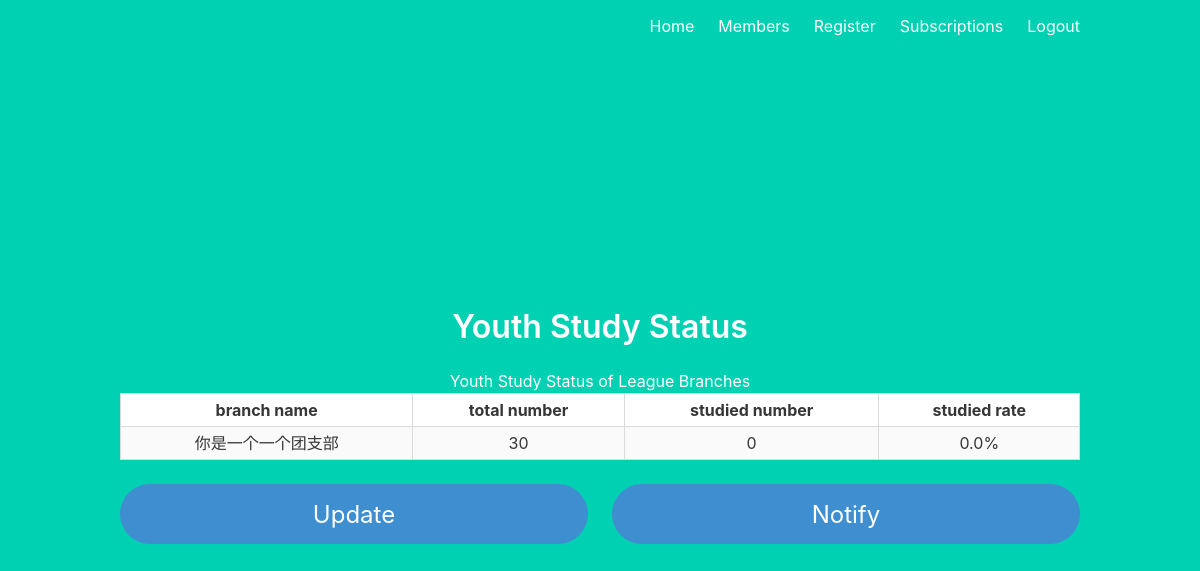
Page /admin/members (signed in) on the committed database.
### models.py (models this page shows, shortened)
class YouthLeagueBranch(db.Model):
    __tablename__ = 'youth_league_branch'
    id = db.Column(db.Integer, primary_key=True)
    users = db.relationship('User', backref='youth_league_branch', lazy=True)
    real_name = db.Column(db.String(20), unique=True, nullable=False)
    email_address = db.Column(db.String(100), unique=True, nullable=False)
    phone_number = db.Column(db.String(11), unique=True, nullable=False)
    password_hash = db.Column(db.String(256), nullable=False)
    num_finished = db.Column(db.Integer, default=0, nullable=False)
    updated_at = db.Column(db.DateTime(timezone=False), default=datetime.datetime.utcnow(), onupdate=datetime.datetime.utcnow())
    tags = db.relationship('Subscription', secondary=subscriptions2, lazy='subquery', backref=db.backref('branches', lazy=True))
    role_id = db.Column(db.Integer, db.ForeignKey('role.id'), nullable=False)
    admin_id = db.Column(db.Integer, db.ForeignKey('system_admin.id'), nullable=False)
    login_link = db.Column(db.String(400), default=config.login_link)
    data_link = db.Column(db.String(400), default=config.data_link)

### admin.py (the view)
@admin.route('/admin/members')
@admin_required
def members():
    branches = get_branches()
    for branch in branches:
        print(branch.users)
    return render_template('admin/members.html', branches=get_branches())

### admin.py (called while the page is built)
def get_branches():
    return SystemAdmin.query.filter_by(id=int(session['admin_id'])).first().youth_league_branches

### auth.py (called while the page is built)
def admin_required(view):
    @functools.wraps(view)
    def wrapped_view(**kwargs):
        if 'admin_id' not in session.keys() or session['admin_id'] is None or 'role_id' not in session.keys() or session['role_id'] != 3:
            return render_template('error.html', error='Admin required',
                                   info='You do not have the right as administrator'), 404
        return view(**kwargs)
    return wrapped_view

### models.py (called while the page is built)
    def __repr__(self):
        return '<User %r>' % self.real_name

### templates/admin/members.html (shortened to what this page needs)
{% extends 'base.html' %}
{% block content %}
    <h1 class="title">
    Youth Study Status
    </h1>
    <table class="table is-bordered is-striped is-narrow is-hoverable is-fullwidth">
        <tbody>
        <tr>
            {% for col in ['branch name', 'total number', 'studied number', 'studied rate'] %}
                <th>{{ col }}</th>
            {% endfor %}
        </tr>
        {% for branch in branches %}
            {% set dev = namespace(value=0) %}
            {% for user in branch.users %}
                {% set dev.value = dev.value + 1 %}
            {% endfor %}
            <tr>
                <td><a href="#">{{ branch.real_name }}</a></td>
                <td>{{ dev.value }}</td>
                <td>{{ branch.num_finished }}</td>
                <td>
                    {% if dev.value != 0 %}
                        {{ "{}%".format(branch.num_finished / dev.value * 100) }}
                    {% else %}
                        -
                    {% endif %}
                </td>
            </tr>
        {% endfor %}
        </tbody>
    </table>
    <div class="columns">
        <div class="column">
            <a href="{{ url_for('admin.update') }}" class="button is-rounded is-info is-large column">Update</a>
        </div>
        <div class="column">
            <a href="{{ url_for('admin.notify') }}" class="button is-rounded is-info is-large column">Notify</a>
        </div>
    </div>
{% endblock %}

### rows in the picture
YouthLeagueBranch: real_name "你是一个一个团支部", value "30", num_finished "0", branch.num_finished/dev.value*100 "0.0%"

### other values in the picture
{{ col }} "branch name" "total number" "studied number" "studied rate"
